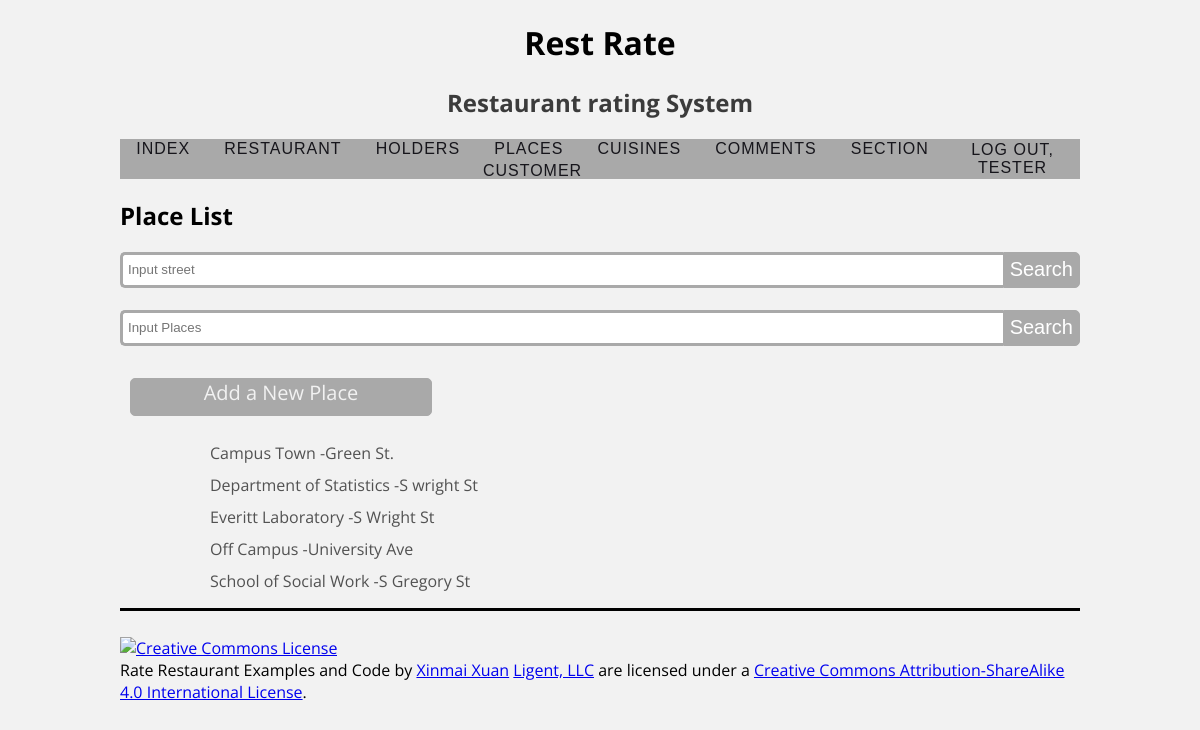
/place/ (signed in), run on the app's committed database.
### rateinfo/models.py (models this page shows, shortened)
class Place(models.Model):
    place_id = models.AutoField(primary_key=True)
    place_place = models.CharField(max_length=225)
    place_street = models.CharField(max_length=225)
    def __str__(self):
        return f'{self.place_place} -{self.place_street}'
    def get_absolute_url(self):
        return reverse('rateinfo_place_detail_urlpattern',
                       kwargs={'pk': self.pk}
                       )
    class Meta:
        ordering = ['place_place', 'place_street']

### rateinfo/views.py (the view)
class PlaceList(LoginRequiredMixin, PermissionRequiredMixin, PageLinksMixin, ListView):
    paginate_by = 25
    model = Place
    permission_required = 'rateinfo.view_place'
    def get_queryset(self):
        if self.request.GET.get('q'):
            street = self.request.GET.get('q')
            object_list = self.model.objects.filter(place_street__contains=street)
        elif self.request.GET.get('p'):
            place = self.request.GET.get('p')
            object_list = self.model.objects.filter(place_place__contains=place)
        else:
            object_list = self.model.objects.all()
        return object_list

### rateinfo/utils.py (called while the page is built)
    def first_page(self, page):
        if page.number > 1:
            return self._page_urls(1)
        return None

    def previous_page(self, page):
        if (page.has_previous()
                and page.number > 2):
            return self._page_urls(
                page.previous_page_number())
        return None

    def next_page(self, page):
        last_page = page.paginator.num_pages
        if (page.has_next()
                and page.number < last_page - 1):
            return self._page_urls(
                page.next_page_number())
        return None

    def last_page(self, page):
        last_page = page.paginator.num_pages
        if page.number < last_page:
            return self._page_urls(last_page)
        return None

    def get_context_data(self, **kwargs):
        context = super().get_context_data(
            **kwargs)
        page = context.get('page_obj')
        if page is not None:
            context.update({
                'first_page_url':
                    self.first_page(page),
                'previous_page_url':
                    self.previous_page(page),
                'next_page_url':
                    self.next_page(page),
                'last_page_url':
                    self.last_page(page),
            })
        return context

### rateinfo/templates/rateinfo/place_list.html (shortened to what this page needs)
{% extends 'rateinfo/base.html' %}
{% load static %}
{% block head %}
    <link rel="stylesheet" type="text/css"
          href="{% static 'rateinfo/lists.css' %}">
    {% endblock %}
{% block content %}
    <h2>Place List</h2>
        <form class="search" method="get">
            <input type="text" name="q" class="searchTerm" placeholder="Input street">
            <button type="submit" class="searchButton">Search</button>
        </form>
    <br />
        <form class="search" method="get">
            <input type="text" name="p" class="searchTerm" placeholder="Input Places">
            <button type="submit" class="searchButton">Search</button>
        </form>
        <br>
        {% if perms.rateinfo.add_place %}
            <div class="CreateButton">
            <a href = '{% url 'rateinfo_place_create_urlpattern' %}'>
            Add a New Place
        </a>
            </div>
        {% endif %}
    <ul class="item-list">
        {% for place in place_list %}
            <li>
                <a href="{{place.get_absolute_url}}"> {{ place }} </a>
            </li>
        {% empty %}
            <li><em>There are currently no place available.</em></li>
        {% endfor %}
    </ul>
{% endblock %}

### rateinfo/templates/rateinfo/base.html (shortened to what this page needs)
{% load static %}
<!DOCTYPE html>
<html lang="en">
<head>
    <link rel="stylesheet" type="text/css"
          href="{% static 'rateinfo/style.css' %}">
    {% block head %}{% endblock %}
</head>
<body>
<div>
    <header>
        <h1>Rest Rate</h1>
        <h2>Restaurant rating System</h2>
    </header>
<div class="menu_row">
    <nav>
                <a href="{% url 'index_urlpattern' %}">
                    Index</a>
                <a href="{% url 'rateinfo_restaurant_list_urlpattern' %}">
                    Restaurant</a>
                <a href="{% url 'rateinfo_holder_list_urlpattern' %}">
                    Holders</a>
                <a href="{% url 'rateinfo_place_list_urlpattern' %}">
                    Places</a>
                <a href="{% url 'rateinfo_type_list_urlpattern' %}">
                    Cuisines</a>
                <a href="{% url 'rateinfo_comment_list_urlpattern' %}">
                    Comments</a>
                <a href="{% url 'rateinfo_section_list_urlpattern' %}">
                    Section</a>
            {% if perms.rateinfo.view_customer %}
                <a href="{% url 'rateinfo_customer_list_urlpattern' %}">
                    Customer</a>
            {% endif %}
    </nav>
    <div class="status_row">
        <div class="offset-by-eight four columns">
                {% if user.is_authenticated %}
                        <a href="{% url 'logout_urlpattern' %}">
                        Log Out, {{ user.get_username }}</a>
                {% endif %}
        </div>
    </div>
</div>
    <main>
        {% block content %}{% endblock %}
    </main>
</div>
<footer>
    <p>
        <a rel="license" href="http://creativecommons.org/licenses/by-sa/4.0/">
            <img alt="Creative Commons License" style="border-width:0"
                 src="https://i.creativecommons.org/l/by-sa/4.0/88x31.png"/>
        </a><br/><span xmlns:dct="http://purl.org/dc/terms/" property="dct:title">Rate Restaurant Examples and Code</span>
        by
        <a xmlns:cc="https://www.linkedin.com/in/xinmai-xuan-12a091183/" href="https://www.linkedin.com/in/xinmai-xuan-12a091183/" property="cc:attributionName"
           rel="cc:attributionURL">Xinmai Xuan</a>
        <a xmlns:cc="http://creativecommons.org/ns#" href="https://www.ligent.net" property="cc:attributionName"
           rel="cc:attributionURL">Ligent, LLC</a> are licensed under a
        <a rel="license" href="http://creativecommons.org/licenses/by-sa/4.0/">Creative Commons Attribution-ShareAlike
            4.0 International License</a>.
    </p>
</footer>
</body>
</html>

### static/rateinfo/style.css (style rules this page uses)
body { width: auto; margin-left: 10%; margin-right: 10%; background: #f2f2f2; font-family: 'Open Sans', sans-serif; }
body>div>header { text-align: center; }
body>div>header>h2 { color: rgba(31,31,31,0.87) }
nav { width: 100%; position: center; top:50px; text-align:center; }
nav>a { font-family: 'Oswald', sans-serif; font-weight:500; text-transform:uppercase; text-decoration:none; color:#16151b; margin:0 15px; font-size:16px; letter-spacing:1px; position:relative; display:inline-block; }
nav>a:before { content:''; position: absolute; width: 100%; height: 3px; background:#16151b; top:47%; animation:out 0.2s cubic-bezier(1, 0, 0.58, 0.97) 1 both; }
.menu_row { background-color: darkgrey; height: 40px; display: flex; align-items: center; justify-content: center; }
.status_row { float: right; position: relative; font-family: 'Oswald', sans-serif; font-weight: 500; text-transform: uppercase; text-decoration: none; color: #16151b; letter-spacing: 1px; display: inline-block; }
.offset-by-eight>a { color: #16151b; text-decoration: none; text-align: center; float: right; }
footer { border-top: solid; padding-top: 10px; margin-top: 10px; }

### static/rateinfo/lists.css (style rules this page uses)
.search { width: 100%; position: relative; display: flex; }
.searchTerm { width: 100%; border: 3px solid #A9A9A9; border-right: none; padding: 5px; height: 20px; border-radius: 5px 0 0 5px; outline: none; color: #9DBFAF; }
.searchButton { width: auto; height: 36px; border: 1px solid #A9A9A9; background: #A9A9A9; text-align: center; color: #fff; border-radius: 0 5px 5px 0; cursor: pointer; font-size: 20px; }
.CreateButton { width: 300px; height: 36px; border: 1px solid #A9A9A9; background: #A9A9A9; text-align: center; color: #fff; border-radius: 5px; cursor: pointer; font-size: 20px; margin: 10px; }
.CreateButton>a { text-decoration: none; color: #f2f2f2; }
.item-list li { list-style: none; padding-left: 50px; position: relative; padding-top: 10px; }
.item-list li:before { content: ""; position: absolute; top: 12px; left: 5px; display: inline-block; height: 30px; width: 30px; background-size: contain; }
.item-list a { text-decoration: none; color: rgba(31,31,31,0.76) }

### data on the page
Place: place_place+place_street "Campus Town -Green St."
Place: place_place+place_street "Department of Statistics -S wright St"
Place: place_place+place_street "Everitt Laboratory -S Wright St"
Place: place_place+place_street "Off Campus -University Ave"
Place: place_place+place_street "School of Social Work -S Gregory St"

### other printed values
{{ user.get_username }} "TESTER"
